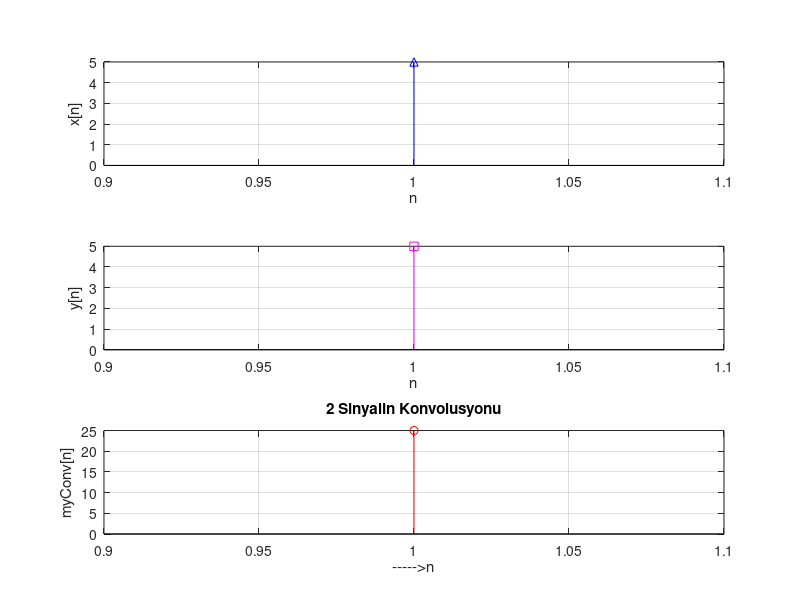
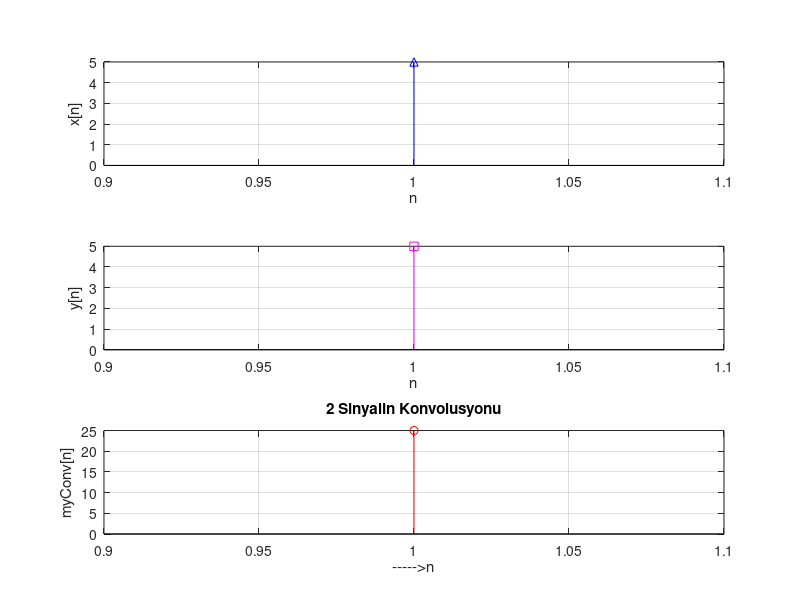

These figures' MATLAB source, in order: (Note: this script raises an error after producing the figures.)
%% Yazarak Konvolusyon Kullanma

close all
clearvars
x=input('Gir x[n]:')
 
y=input('Gir y[m]:')

% konvolusyon
m=length(x);
n=length(y);
X=[x,zeros(1,n)];
Y=[y,zeros(1,m)];
for i=1:n+m-1
    myConv(i)=0;
    for j=1:m
        if(i-j+1>0)
            myConv(i)=myConv(i)+X(j)*Y(i-j+1);
        else
        end
    end
end
% sonuclarin grafiksel gosterimi
figure;
subplot(3,1,1); stem(x, '-b^'); xlabel('n');
ylabel('x[n]'); grid on;
subplot(3,1,2); stem(y, '-ms');
xlabel('n'); ylabel('y[n]'); grid on;
subplot(3,1,3); stem(myConv, '-ro');
ylabel('myConv[n]'); xlabel('----->n'); grid on;
title('2 Sinyalin Konvolusyonu');

%% Hazir Konvolusyon Formulu

close all
clearvars
x=input('Gir x[n]:');
 
y=input('Gir y[m]:');

myConv = conv(x,y);

msg = ['Result of conv is'];
disp(msg)
disp(myConv)

figure;
subplot(3,1,1); stem(x, '-b^'); xlabel('n');
ylabel('x[n]'); grid on;
subplot(3,1,2); stem(y, '-ms');
xlabel('n'); ylabel('y[n]'); grid on;
subplot(3,1,3); stem(myConv, '-ro');
ylabel('myConv[n]'); xlabel('----->n'); grid on;
title('2 Sinyalin Konvolusyonu');

%% 5 Saniye Ses Kaydetme
recObj = audiorecorder; %% kayıt başlatma nesnesi
disp('Start speaking.') %% ekrana mesaj
recordblocking(recObj, 5); %% kayıt işlemi
disp('End of Recording.'); %% ekrana mesaj
X1 = getaudiodata(recObj); %% kaydedilen sesi x1 değişkeninde saklama

%% 10 Saniye Ses Kaydetme
recObj = audiorecorder; %% kayıt başlatma nesnesi
disp('Start speaking.') %% ekrana mesaj
recordblocking(recObj, 10); %% kayıt işlemi
disp('End of Recording.'); %% ekrana mesaj
X2 = getaudiodata(recObj); %% kaydedilen sesi x2 değişkeninde saklama

%% Sisteme Girdi Olarak Verme

n=X1;
y(n) = x(n) + 0.4 * x(n-400) + 0.4 * x(n-800);
y(n) = deneme5;
Y1 = conv(X1,deneme5);

n=X2;
y(n) = x(n) + 0.4 * x(n-400) + 0.4 * x(n-800);
y(n) = deneme10;
Y2 = conv(X2,deneme10);

x=X1;
y=deneme5;
m=length(x);
n=length(y);
X=[x,zeros(1,n)];
Y=[y,zeros(1,m)];
for i=1:n+m-1
    myConv(i)=0;
    for j=1:m
        if(i-j+1>0)
            myConv(i)=myConv(i)+X(j)*Y(i-j+1);
        else
        end
    end
end

My_Y1 = myConv;

x=X2;
y=deneme10;
m=length(x);
n=length(y);
X=[x,zeros(1,n)];
Y=[y,zeros(1,m)];
for i=1:n+m-1
    myConv(i)=0;
    for j=1:m
        if(i-j+1>0)
            myConv(i)=myConv(i)+X(j)*Y(i-j+1);
        else
        end
    end
end

My_Y2 = myConv;


%% Giriş Verilerini Seslendirme

sound(X1)
sound(X2)
sound(Y1)
sound(Y2)
sound(My_Y1)
sound(My_Y2)